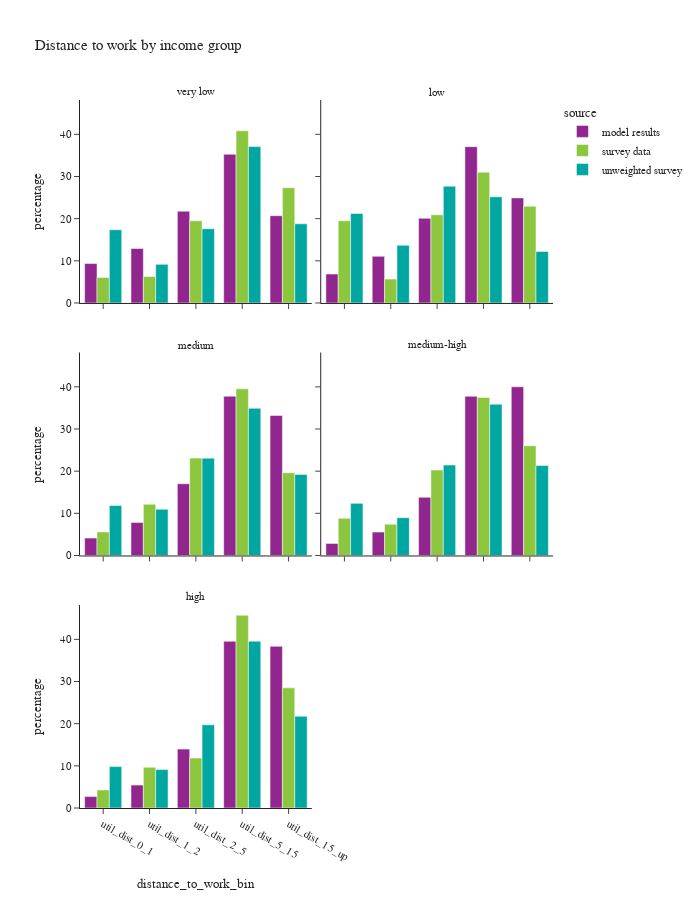

The cell this chart's notebook holds for it:
### Code cell
df_plot = per_data.loc[(per_data['is_worker']) & (per_data['distance_to_work_bin'] != float('nan'))].groupby(['source','hhincome_group','distance_to_work_bin'])['person_weight'].sum().reset_index()
df_plot['percentage'] = df_plot.groupby(['source','hhincome_group'], group_keys=False)['person_weight']. \
    apply(lambda x: 100 * x / float(x.sum()))
# df_plot

fig = px.bar(df_plot, x="distance_to_work_bin", y="percentage", color="source",barmode="group",
             facet_col="hhincome_group", facet_col_wrap=2,
             title="Distance to work by income group")
fig.for_each_annotation(lambda a: a.update(text = a.text.split("=")[-1]))
fig.update_layout(height=900, width=700, font=dict(size=11))
fig.show()

### Figure 1 — Plotly figure (JSON) as saved in the notebook; plotly's stock layout.template omitted (floating-point values rounded to 4 significant figures)
{"data": [{"alignmentgroup": "True", "hovertemplate": "source=model results<br>hhincome_group=very low<br>distance_to_work_bin=%{x}<br>percentage=%{y}<extra></extra>", "legendgroup": "model results", "marker": {"color": "#91268F", "pattern": {"shape": ""}}, "name": "model results", "offsetgroup": "model results", "orientation": "v", "showlegend": true, "textposition": "auto", "type": "bar", "x": ["util_dist_0_1", "util_dist_1_2", "util_dist_2_5", "util_dist_5_15", "util_dist_15_up"], "xaxis": "x5", "y": [9.35, 12.92, 21.77, 35.27, 20.7], "yaxis": "y5"}, {"alignmentgroup": "True", "hovertemplate": "source=model results<br>hhincome_group=low<br>distance_to_work_bin=%{x}<br>percentage=%{y}<extra></extra>", "legendgroup": "model results", "marker": {"color": "#91268F", "pattern": {"shape": ""}}, "name": "model results", "offsetgroup": "model results", "orientation": "v", "showlegend": false, "textposition": "auto", "type": "bar", "x": ["util_dist_0_1", "util_dist_1_2", "util_dist_2_5", "util_dist_5_15", "util_dist_15_up"], "xaxis": "x6", "y": [6.863, 11.07, 20.07, 37.07, 24.92], "yaxis": "y6"}, {"alignmentgroup": "True", "hovertemplate": "source=model results<br>hhincome_group=medium<br>distance_to_work_bin=%{x}<br>percentage=%{y}<extra></extra>", "legendgroup": "model results", "marker": {"color": "#91268F", "pattern": {"shape": ""}}, "name": "model results", "offsetgroup": "model results", "orientation": "v", "showlegend": false, "textposition": "auto", "type": "bar", "x": ["util_dist_0_1", "util_dist_1_2", "util_dist_2_5", "util_dist_5_15", "util_dist_15_up"], "xaxis": "x3", "y": [4.128, 7.847, 17.02, 37.79, 33.22], "yaxis": "y3"}, {"alignmentgroup": "True", "hovertemplate": "source=model results<br>hhincome_group=medium-high<br>distance_to_work_bin=%{x}<br>percentage=%{y}<extra></extra>", "legendgroup": "model results", "marker": {"color": "#91268F", "pattern": {"shape": ""}}, "name": "model results", "offsetgroup": "model results", "orientation": "v", "showlegend": false, "textposition": "auto", "type": "bar", "x": ["util_dist_0_1", "util_dist_1_2", "util_dist_2_5", "util_dist_5_15", "util_dist_15_up"], "xaxis": "x4", "y": [2.868, 5.543, 13.81, 37.76, 40.01], "yaxis": "y4"}, {"alignmentgroup": "True", "hovertemplate": "source=model results<br>hhincome_group=high<br>distance_to_work_bin=%{x}<br>percentage=%{y}<extra></extra>", "legendgroup": "model results", "marker": {"color": "#91268F", "pattern": {"shape": ""}}, "name": "model results", "offsetgroup": "model results", "orientation": "v", "showlegend": false, "textposition": "auto", "type": "bar", "x": ["util_dist_0_1", "util_dist_1_2", "util_dist_2_5", "util_dist_5_15", "util_dist_15_up"], "xaxis": "x", "y": [2.707, 5.427, 13.97, 39.55, 38.35], "yaxis": "y"}, {"alignmentgroup": "True", "hovertemplate": "source=survey data<br>hhincome_group=very low<br>distance_to_work_bin=%{x}<br>percentage=%{y}<extra></extra>", "legendgroup": "survey data", "marker": {"color": "#8CC63E", "pattern": {"shape": ""}}, "name": "survey data", "offsetgroup": "survey data", "orientation": "v", "showlegend": true, "textposition": "auto", "type": "bar", "x": ["util_dist_0_1", "util_dist_1_2", "util_dist_2_5", "util_dist_5_15", "util_dist_15_up"], "xaxis": "x5", "y": [6.066, 6.272, 19.49, 40.84, 27.34], "yaxis": "y5"}, {"alignmentgroup": "True", "hovertemplate": "source=survey data<br>hhincome_group=low<br>distance_to_work_bin=%{x}<br>percentage=%{y}<extra></extra>", "legendgroup": "survey data", "marker": {"color": "#8CC63E", "pattern": {"shape": ""}}, "name": "survey data", "offsetgroup": "survey data", "orientation": "v", "showlegend": false, "textposition": "auto", "type": "bar", "x": ["util_dist_0_1", "util_dist_1_2", "util_dist_2_5", "util_dist_5_15", "util_dist_15_up"], "xaxis": "x6", "y": [19.51, 5.659, 20.91, 31.0, 22.92], "yaxis": "y6"}, {"alignmentgroup": "True", "hovertemplate": "source=survey data<br>hhincome_group=medium<br>distance_to_work_bin=%{x}<br>percentage=%{y}<extra></extra>", "legendgroup": "survey data", "marker": {"color": "#8CC63E", "pattern": {"shape": ""}}, "name": "survey data", "offsetgroup": "survey data", "orientation": "v", "showlegend": false, "textposition": "auto", "type": "bar", "x": ["util_dist_0_1", "util_dist_1_2", "util_dist_2_5", "util_dist_5_15", "util_dist_15_up"], "xaxis": "x3", "y": [5.589, 12.15, 23.09, 39.54, 19.63], "yaxis": "y3"}, {"alignmentgroup": "True", "hovertemplate": "source=survey data<br>hhincome_group=medium-high<br>distance_to_work_bin=%{x}<br>percentage=%{y}<extra></extra>", "legendgroup": "survey data", "marker": {"color": "#8CC63E", "pattern": {"shape": ""}}, "name": "survey data", "offsetgroup": "survey data", "orientation": "v", "showlegend": false, "textposition": "auto", "type": "bar", "x": ["util_dist_0_1", "util_dist_1_2", "util_dist_2_5", "util_dist_5_15", "util_dist_15_up"], "xaxis": "x4", "y": [8.812, 7.415, 20.25, 37.49, 26.04], "yaxis": "y4"}, {"alignmentgroup": "True", "hovertemplate": "source=survey data<br>hhincome_group=high<br>distance_to_work_bin=%{x}<br>percentage=%{y}<extra></extra>", "legendgroup": "survey data", "marker": {"color": "#8CC63E", "pattern": {"shape": ""}}, "name": "survey data", "offsetgroup": "survey data", "orientation": "v", "showlegend": false, "textposition": "auto", "type": "bar", "x": ["util_dist_0_1", "util_dist_1_2", "util_dist_2_5", "util_dist_5_15", "util_dist_15_up"], "xaxis": "x", "y": [4.258, 9.66, 11.85, 45.74, 28.5], "yaxis": "y"}, {"alignmentgroup": "True", "hovertemplate": "source=unweighted survey<br>hhincome_group=very low<br>distance_to_work_bin=%{x}<br>percentage=%{y}<extra></extra>", "legendgroup": "unweighted survey", "marker": {"color": "#00A7A0", "pattern": {"shape": ""}}, "name": "unweighted survey", "offsetgroup": "unweighted survey", "orientation": "v", "showlegend": true, "textposition": "auto", "type": "bar", "x": ["util_dist_0_1", "util_dist_1_2", "util_dist_2_5", "util_dist_5_15", "util_dist_15_up"], "xaxis": "x5", "y": [17.37, 9.155, 17.61, 37.09, 18.78], "yaxis": "y5"}, {"alignmentgroup": "True", "hovertemplate": "source=unweighted survey<br>hhincome_group=low<br>distance_to_work_bin=%{x}<br>percentage=%{y}<extra></extra>", "legendgroup": "unweighted survey", "marker": {"color": "#00A7A0", "pattern": {"shape": ""}}, "name": "unweighted survey", "offsetgroup": "unweighted survey", "orientation": "v", "showlegend": false, "textposition": "auto", "type": "bar", "x": ["util_dist_0_1", "util_dist_1_2", "util_dist_2_5", "util_dist_5_15", "util_dist_15_up"], "xaxis": "x6", "y": [21.22, 13.67, 27.7, 25.18, 12.23], "yaxis": "y6"}, {"alignmentgroup": "True", "hovertemplate": "source=unweighted survey<br>hhincome_group=medium<br>distance_to_work_bin=%{x}<br>percentage=%{y}<extra></extra>", "legendgroup": "unweighted survey", "marker": {"color": "#00A7A0", "pattern": {"shape": ""}}, "name": "unweighted survey", "offsetgroup": "unweighted survey", "orientation": "v", "showlegend": false, "textposition": "auto", "type": "bar", "x": ["util_dist_0_1", "util_dist_1_2", "util_dist_2_5", "util_dist_5_15", "util_dist_15_up"], "xaxis": "x3", "y": [11.83, 10.95, 23.08, 34.91, 19.23], "yaxis": "y3"}, {"alignmentgroup": "True", "hovertemplate": "source=unweighted survey<br>hhincome_group=medium-high<br>distance_to_work_bin=%{x}<br>percentage=%{y}<extra></extra>", "legendgroup": "unweighted survey", "marker": {"color": "#00A7A0", "pattern": {"shape": ""}}, "name": "unweighted survey", "offsetgroup": "unweighted survey", "orientation": "v", "showlegend": false, "textposition": "auto", "type": "bar", "x": ["util_dist_0_1", "util_dist_1_2", "util_dist_2_5", "util_dist_5_15", "util_dist_15_up"], "xaxis": "x4", "y": [12.36, 8.972, 21.44, 35.89, 21.33], "yaxis": "y4"}, {"alignmentgroup": "True", "hovertemplate": "source=unweighted survey<br>hhincome_group=high<br>distance_to_work_bin=%{x}<br>percentage=%{y}<extra></extra>", "legendgroup": "unweighted survey", "marker": {"color": "#00A7A0", "pattern": {"shape": ""}}, "name": "unweighted survey", "offsetgroup": "unweighted survey", "orientation": "v", "showlegend": false, "textposition": "auto", "type": "bar", "x": ["util_dist_0_1", "util_dist_1_2", "util_dist_2_5", "util_dist_5_15", "util_dist_15_up"], "xaxis": "x", "y": [9.818, 9.109, 19.74, 39.57, 21.76], "yaxis": "y"}], "layout": {"annotations": [{"font": {}, "showarrow": false, "text": "high", "x": 0.245, "xanchor": "center", "xref": "paper", "y": 0.2867, "yanchor": "bottom", "yref": "paper"}, {"font": {}, "showarrow": false, "text": "medium", "x": 0.245, "xanchor": "center", "xref": "paper", "y": 0.6433, "yanchor": "bottom", "yref": "paper"}, {"font": {}, "showarrow": false, "text": "medium-high", "x": 0.755, "xanchor": "center", "xref": "paper", "y": 0.6433, "yanchor": "bottom", "yref": "paper"}, {"font": {}, "showarrow": false, "text": "very low", "x": 0.245, "xanchor": "center", "xref": "paper", "y": 1.0, "yanchor": "bottom", "yref": "paper"}, {"font": {}, "showarrow": false, "text": "low", "x": 0.755, "xanchor": "center", "xref": "paper", "y": 1.0, "yanchor": "bottom", "yref": "paper"}], "barmode": "group", "font": {"size": 11}, "height": 900, "legend": {"title": {"text": "source"}, "tracegroupgap": 0}, "title": {"text": "Distance to work by income group"}, "width": 700, "xaxis": {"anchor": "y", "domain": [0.0, 0.49], "title": {"text": "distance_to_work_bin"}}, "xaxis2": {"anchor": "y2", "domain": [0.51, 1.0], "matches": "x", "title": {"text": "distance_to_work_bin"}}, "xaxis3": {"anchor": "y3", "domain": [0.0, 0.49], "matches": "x", "showticklabels": false}, "xaxis4": {"anchor": "y4", "domain": [0.51, 1.0], "matches": "x", "showticklabels": false}, "xaxis5": {"anchor": "y5", "domain": [0.0, 0.49], "matches": "x", "showticklabels": false}, "xaxis6": {"anchor": "y6", "domain": [0.51, 1.0], "matches": "x", "showticklabels": false}, "yaxis": {"anchor": "x", "domain": [0.0, 0.2867], "title": {"text": "percentage"}}, "yaxis2": {"anchor": "x2", "domain": [0.0, 0.2867], "matches": "y", "showticklabels": false}, "yaxis3": {"anchor": "x3", "domain": [0.3567, 0.6433], "matches": "y", "title": {"text": "percentage"}}, "yaxis4": {"anchor": "x4", "domain": [0.3567, 0.6433], "matches": "y", "showticklabels": false}, "yaxis5": {"anchor": "x5", "domain": [0.7133, 1.0], "matches": "y", "title": {"text": "percentage"}}, "yaxis6": {"anchor": "x6", "domain": [0.7133, 1.0], "matches": "y", "showticklabels": false}}}
